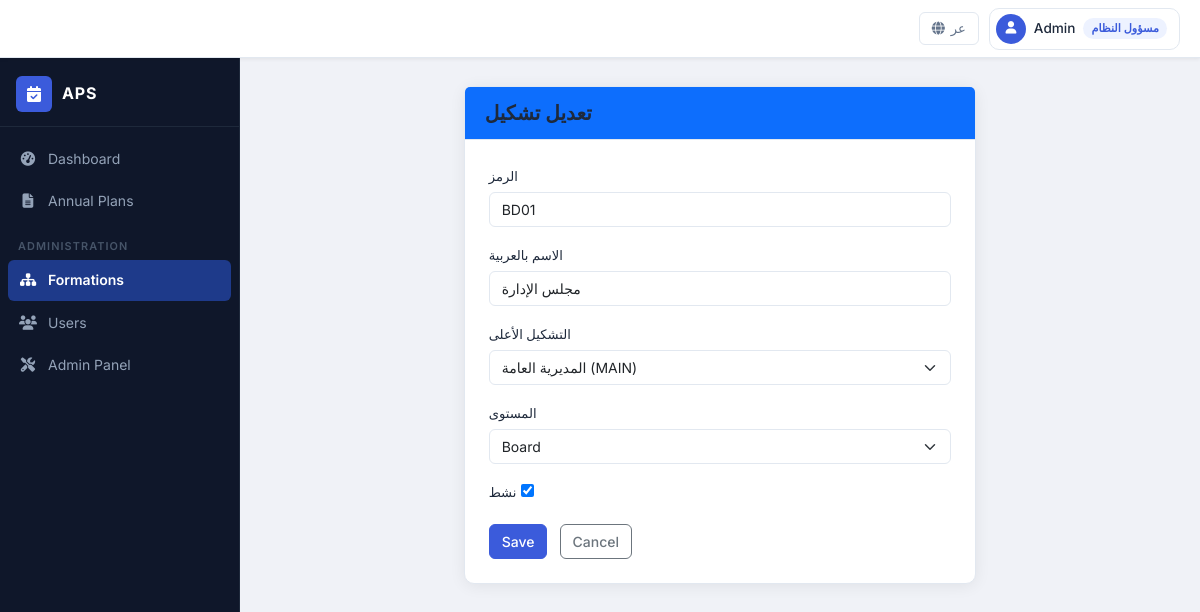
The page /formations/2/edit/ (signed in) on the database its author committed.
### apps/accounts/models.py (models this page shows, shortened)
class UserProfile(models.Model):
    ROLE_ADMIN = 'ADMIN'
    ROLE_MANAGER = 'MANAGER'
    ROLE_ORGANIZER = 'ORGANIZER'
    ROLE_REVIEWER = 'REVIEWER'
    ROLE_VIEWER = 'VIEWER'
    ROLE_CHOICES = [
        (ROLE_ADMIN, _('System Admin')),
        (ROLE_MANAGER, _('Formation Manager')),
        (ROLE_ORGANIZER, _('Form Organizer')),
        (ROLE_REVIEWER, _('Reviewer')),
        (ROLE_VIEWER, _('Viewer')),
    ]
    user = models.OneToOneField(
        User, on_delete=models.CASCADE,
        related_name='profile', verbose_name=_('user')
    )
    formation = models.OneToOneField(
        'formations.Formation', on_delete=models.PROTECT,
        null=True, blank=True,
        related_name='user_profile', verbose_name=_('formation')
    )
    role = models.CharField(
        max_length=20, choices=ROLE_CHOICES, default=ROLE_ORGANIZER,
        verbose_name=_('Role')
    )
    full_name_ar = models.CharField(max_length=200, verbose_name=_('full name in arabic'))
    created_at = models.DateTimeField(auto_now_add=True, verbose_name=_('created at'))
    class Meta:
        verbose_name = _('user profile')
        verbose_name_plural = _('user profiles')
        indexes = [
            models.Index(fields=['role']),
        ]
    def is_admin(self):
        return self.role == self.ROLE_ADMIN

### apps/formations/models.py (models this page shows, shortened)
class Formation(models.Model):
    LEVEL_COMPANY = 'COMPANY'
    LEVEL_BOARD = 'BOARD'
    LEVEL_DIVISION = 'DIVISION'
    LEVEL_SECTION = 'SECTION'
    LEVEL_UNIT = 'UNIT'
    LEVEL_CHOICES = [
        (LEVEL_COMPANY, _('Company')),
        (LEVEL_BOARD, _('Board')),
        (LEVEL_DIVISION, _('Division')),
        (LEVEL_SECTION, _('Section')),
        (LEVEL_UNIT, _('Unit')),
    ]
    code = models.CharField(max_length=20, unique=True, verbose_name=_('Code'))
    name_ar = models.CharField(max_length=200, verbose_name=_('name in arabic'))
    parent = models.ForeignKey(
        'self', on_delete=models.SET_NULL, null=True, blank=True,
        related_name='children', verbose_name=_('parent formation')
    )
    level = models.CharField(max_length=20, choices=LEVEL_CHOICES, verbose_name=_('Level'))
    is_active = models.BooleanField(default=True, verbose_name=_('is active'))
    created_at = models.DateTimeField(auto_now_add=True, verbose_name=_('created at'))
    updated_at = models.DateTimeField(auto_now=True, verbose_name=_('updated at'))
    class Meta:
        verbose_name = _('formation')
        verbose_name_plural = _('formations plural')
        ordering = ['level', 'name_ar']
        indexes = [
            models.Index(fields=['level']),
        ]
    def __str__(self):
        return f'{self.name_ar} ({self.code})'

### apps/formations/views.py (the view)
# urls.py: path('<int:pk>/edit/', views.formation_edit, name='edit'),
def formation_edit(request, pk):
    if not request.user.is_authenticated or not request.user.profile.is_admin():
        from django.core.exceptions import PermissionDenied
        raise PermissionDenied
    formation = get_object_or_404(Formation, pk=pk)
    if request.method == 'POST':
        form = FormationForm(request.POST, instance=formation)
        if form.is_valid():
            form.save()
            ip = AuditLogMiddleware.get_client_ip(request)
            log_action(request.user, 'UPDATE', 'Formation', formation, ip_address=ip)
            messages.success(request, 'تم تحديث التشكيل بنجاح.')
            return redirect('formations:list')
    else:
        form = FormationForm(instance=formation)
    return render(request, 'formations/formation_form.html', {
        'form': form, 'title': 'تعديل تشكيل', 'formation': formation
    })

### apps/formations/forms.py
class FormationForm(forms.ModelForm):
    class Meta:
        model = Formation
        fields = ('code', 'name_ar', 'parent', 'level', 'is_active')
        labels = {
            'code': 'الرمز',
            'name_ar': 'الاسم بالعربية',
            'parent': 'التشكيل الأعلى',
            'level': 'المستوى',
            'is_active': 'نشط',
        }
        widgets = {
            'code': forms.TextInput(attrs={'class': 'form-control', 'dir': 'ltr'}),
            'name_ar': forms.TextInput(attrs={'class': 'form-control'}),
            'parent': forms.Select(attrs={'class': 'form-select'}),
            'level': forms.Select(attrs={'class': 'form-select'}),
        }

### apps/core/templatetags/rtl_extras.py (called while the page is built)
@register.filter(name='strip_lang_prefix')
def strip_lang_prefix(full_path):
    for lang_code, _ in settings.LANGUAGES:
        if lang_code == settings.LANGUAGE_CODE:
            continue  # default language has no prefix
        prefix = f'/{lang_code}/'
        if full_path.startswith(prefix):
            return '/' + full_path[len(prefix):]
        if full_path == f'/{lang_code}':
            return '/'
    return full_path

@register.filter(name='role_label')
def role_label(role):
    mapping = {
        'ADMIN': 'مسؤول النظام',
        'MANAGER': 'مدير',
        'ORGANIZER': 'منظم',
        'REVIEWER': 'مراجع',
        'VIEWER': 'مشاهد',
    }
    return mapping.get(role, role)

### apps/formations/templates/formations/formation_form.html (shortened to what this page needs)
{% extends "base.html" %}
{% load i18n %}
{% block content %}
<div class="row justify-content-center">
    <div class="col-md-7">
        <div class="card shadow">
            <div class="card-header bg-primary text-white"><h5 class="mb-0">{{ title }}</h5></div>
            <div class="card-body p-4">
                <form method="post" novalidate>
                    {% for field in form %}
                    <div class="mb-3">
                        <label class="form-label">{{ field.label }}</label>
                        {{ field }}
                    </div>
                    {% endfor %}
                    <button type="submit" class="btn btn-primary">{% trans "Save" %}</button>
                    <a href="{% url 'formations:list' %}" class="btn btn-outline-secondary ms-2">{% trans "Cancel" %}</a>
                </form>
            </div>
        </div>
    </div>
</div>
{% endblock %}

### templates/navbar.html (shortened to what this page needs)
{% load i18n rtl_extras %}
{% get_current_language as LANG_CODE %}
<header class="app-topbar">
    <div class="topbar-end">
        <form method="post" action="{% url 'set_language' %}" class="topbar-lang-form">
            {% if LANG_CODE == 'ar' %}
            <button type="submit" name="language" value="en" class="topbar-btn topbar-lang-btn" title="Switch to English">
                <i class="fas fa-globe"></i> <span>EN</span>
            </button>
            {% else %}
            <button type="submit" name="language" value="ar" class="topbar-btn topbar-lang-btn" title="التبديل إلى العربية">
                <i class="fas fa-globe"></i> <span>عر</span>
            </button>
            {% endif %}
        </form>
        <div class="topbar-user dropdown">
            <button class="topbar-user-btn dropdown-toggle" data-bs-toggle="dropdown" aria-expanded="false">
                <span class="topbar-avatar">
                    <i class="fas fa-user"></i>
                </span>
                <span class="topbar-username">
                    {% if user.profile.full_name_ar %}{{ user.profile.full_name_ar }}{% else %}{{ user.username }}{% endif %}
                </span>
                <span class="topbar-role-badge">{{ user.profile.role|role_label }}</span>
            </button>
        </div>
    </div>
</header>

### static/css/custom-rtl.css (style rules this page uses)
:root { --color-primary: #3b5bdb; --color-primary-dark: #2f4ac5; --color-primary-light: #748ffc; --color-primary-bg: #edf2ff; --color-bg: #f0f2f7; --color-surface: #ffffff; --color-border: #e2e8f0; --color-text: #1e293b; --color-text-muted: #64748b; --color-text-light: #94a3b8; --color-success: #22c55e; --color-warning: #f59e0b; --color-danger: #ef4444; --color-info: #06b6d4; --sidebar-width: 240px; --sidebar-bg: #0f172a; --sidebar-border: #1e293b; --sidebar-link: #94a3b8; --sidebar-link-hover: #e2e8f0; --sidebar-active-bg: #1e3a8a; --sidebar-active-text: #ffffff; --sidebar-icon-w: 20px; --topbar-height: 58px; --topbar-bg: #ffffff; --topbar-border: #e2e8f0; --topbar-shadow: 0 1px 4px rgba(0,0,0,0.08); --font-ltr: 'Inter', system-ui, sans-serif; --font-rtl: 'Cairo', system-ui, sans-serif; --radius-sm: 6px; --radius-md: 10px; --radius-lg: 16px; --shadow-card: 0 2px 16px rgba(0,0,0,0.07); --shadow-lg: 0 8px 32px rgba(0,0,0,0.12); --transition: 0.2s ease; }
html, body { height: 100%; }
body { font-family: var(--font-ltr); color: var(--color-text); background-color: var(--color-bg); font-size: 0.9rem; line-height: 1.6; -webkit-font-smoothing: antialiased; }
h1, h2, h3, h4, h5, h6 { font-weight: 600; color: var(--color-text); }
a { color: var(--color-primary); text-decoration: none; }
body.app-layout { display: flex; flex-direction: column; min-height: 100vh; }
.app-topbar { height: var(--topbar-height); background: var(--topbar-bg); border-bottom: 1px solid var(--topbar-border); box-shadow: var(--topbar-shadow); display: flex; align-items: center; justify-content: space-between; padding: 0 20px 0 16px; position: sticky; top: 0; z-index: 1000; gap: 12px; }
.topbar-end { display: flex; align-items: center; gap: 10px; flex-shrink: 0; }
.topbar-btn { background: none; border: 1px solid var(--color-border); border-radius: var(--radius-sm); color: var(--color-text-muted); padding: 5px 12px; font-size: 0.82rem; font-weight: 500; display: flex; align-items: center; gap: 6px; cursor: pointer; transition: var(--transition); }
.topbar-lang-form { display: flex; align-items: center; }
.topbar-user { position: relative; }
.topbar-user-btn { background: none; border: 1px solid var(--color-border); border-radius: var(--radius-md); display: flex; align-items: center; gap: 8px; padding: 5px 12px 5px 6px; cursor: pointer; transition: var(--transition); color: var(--color-text); font-size: 0.85rem; font-weight: 500; }
.topbar-user-btn::after { display: none; }
.topbar-avatar { width: 30px; height: 30px; border-radius: 50%; background: var(--color-primary); color: white; display: flex; align-items: center; justify-content: center; font-size: 0.78rem; flex-shrink: 0; }
.topbar-username { max-width: 140px; overflow: hidden; text-overflow: ellipsis; white-space: nowrap; }
.topbar-role-badge { font-size: 0.7rem; font-weight: 600; background: var(--color-primary-bg); color: var(--color-primary); padding: 2px 8px; border-radius: 99px; white-space: nowrap; }
.card { border: 1px solid var(--color-border); border-radius: var(--radius-md); box-shadow: var(--shadow-card); background: var(--color-surface); }
.card-header { border-bottom: 1px solid var(--color-border); background: var(--color-surface); padding: 14px 20px; border-radius: var(--radius-md) var(--radius-md) 0 0; }
.card-body { padding: 20px; }
.card.shadow { box-shadow: var(--shadow-card) !important; }
.form-control, .form-select { border-radius: var(--radius-sm); border: 1.5px solid var(--color-border); font-size: 0.875rem; transition: border-color var(--transition), box-shadow var(--transition); }
.form-label { font-weight: 500; font-size: 0.82rem; color: var(--color-text); margin-bottom: 5px; }
.btn { border-radius: var(--radius-sm); font-weight: 500; font-size: 0.875rem; transition: var(--transition); }
.btn-primary { background: var(--color-primary); border-color: var(--color-primary); }

### rows shown on the page
Formation: form "BD01" "مجلس الإدارة" "المديرية العامة (MAIN)" "Board" "☑"

### other values the page prints
{{ user.profile.full_name_ar }} "Admin"
{{ user.profile.role|role_label }} "مسؤول النظام"
{{ title }} "تعديل تشكيل"
{{ field.label }} "الرمز" "الاسم بالعربية" "التشكيل الأعلى" "المستوى" "نشط"
